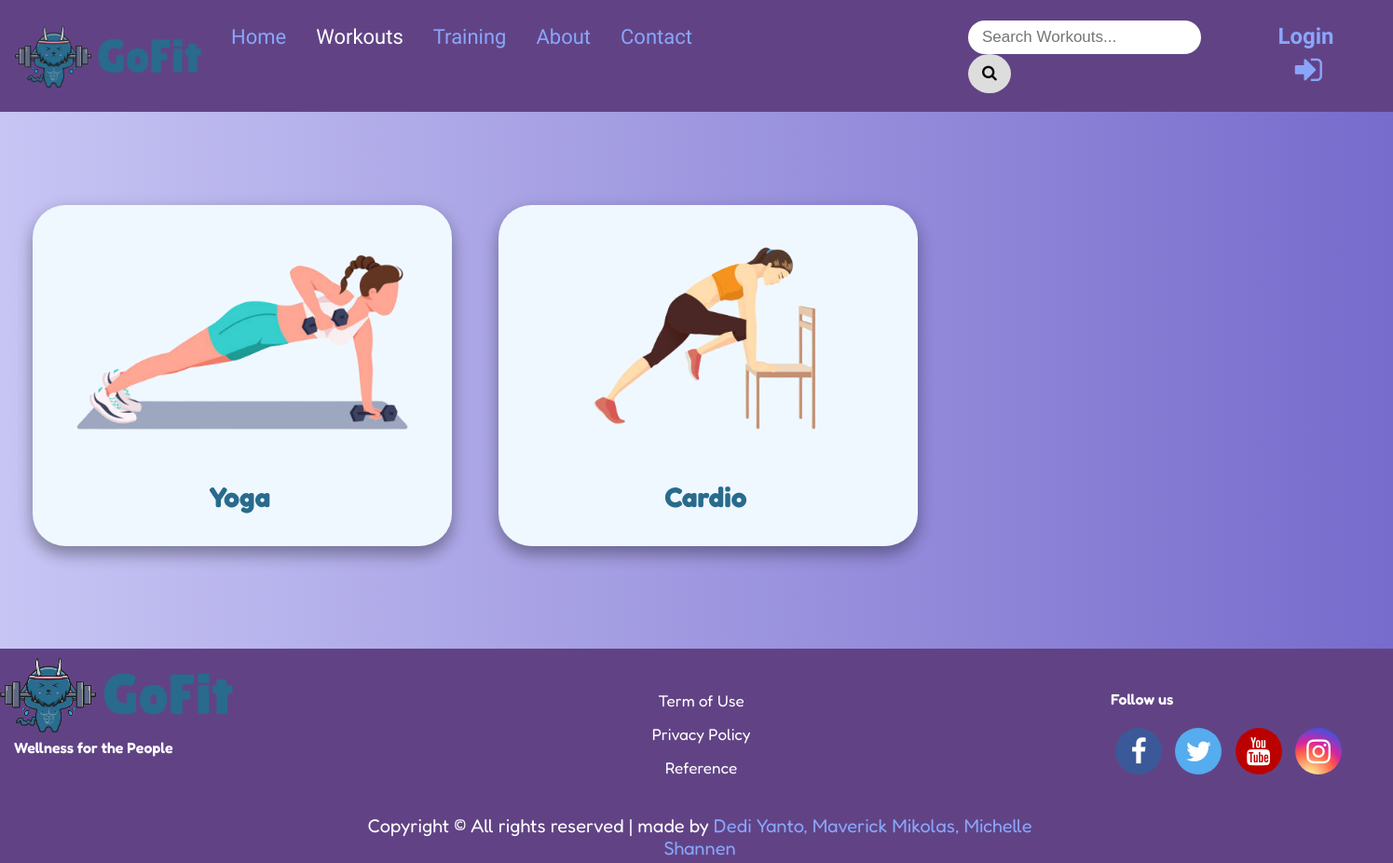
Page /kategoriWorkout.php on the earlier database version.
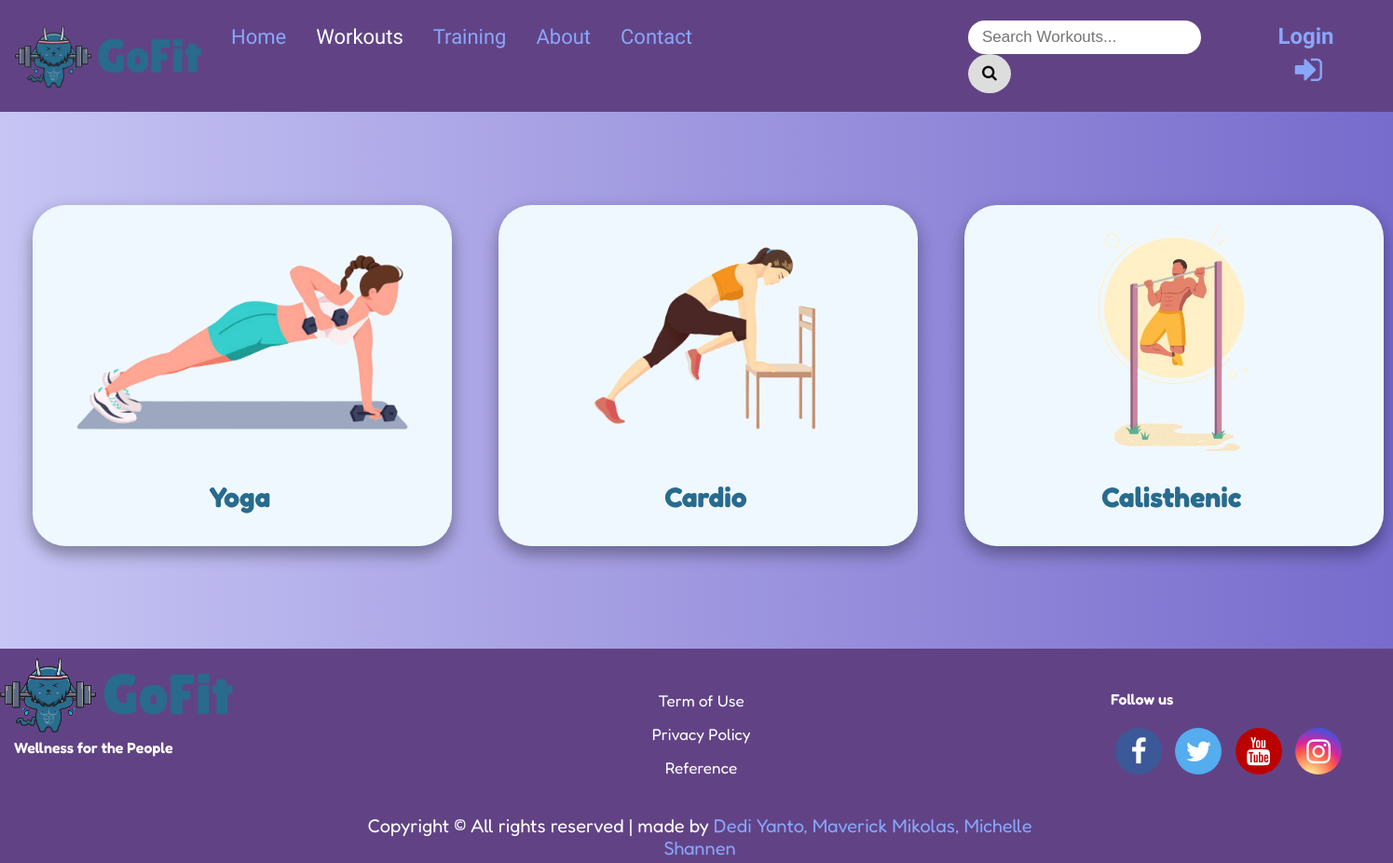
Same page on the later database version.
### tables this page shows
CREATE TABLE `ketegori` (
  `idKategori` int(11) NOT NULL,
  `namaKategori` varchar(50) NOT NULL,
  `deskripsiKategori` longtext NOT NULL,
  `imgKategori` varchar(150) NOT NULL
);

### kategoriWorkout.php (the view, shortened to what this page needs)
<?php
$servername = "127.0.0.1";
$username = "root";
$password = "";
$databasename = "gofit";
$conn = mysqli_connect($servername, $username, $password, $databasename) or die("Koneksi gagal.");
$sqlquery = "SELECT * FROM ketegori";
$result = mysqli_query($conn, $sqlquery);
?>
<!DOCTYPE html>
<html lang="en">
<head>
    <link rel="stylesheet" href="https://cdnjs.cloudflare.com/ajax/libs/font-awesome/4.7.0/css/font-awesome.min.css">
    <link rel="stylesheet" href="css/style.css?v=<?php echo time(); ?>">
    <link rel="stylesheet" href="css/tombol.css?v=<?php echo time(); ?>">
    <link rel="stylesheet" href="https://cdnjs.cloudflare.com/ajax/libs/font-awesome/4.7.0/css/font-awesome.min.css">
</head>
<?php
if( !isset($_SESSION["login"])){
    ?>
        <body onload="undisplay()">
    <?php
}else{
    ?>
    <body onload ="transform()">
<?php
}
?>
<header class="topnav">
    <a class="logolink"href="index.php"><img class="logoimage"src ="logo/Logo1.png"></a>
    <nav class="header-center">
      <a href="index.php">Home</a>
      <a class="active" href="kategoriWorkout.php">Workouts</a>
      <a href="kategoriTraining.php">Training</a>
      <a href = "#">About</a>
      <a href = "#">Contact</a>
      <div class="search-container">
        <div class="searcing">
          <input type="search" placeholder="Search Workouts...">
          <button type="submit"><i class="fa fa-search"></i></button>
        </div>
      </div>
    </nav>
    <div class="signinout" >
      <a id="signinout" href="adminlogin.php">
        <p id="content-signinout" style="font-size:24px;">
          Login
          <i class="fa fa-sign-in" aria-hidden="true"style="font-size:34px;"></i>
        </p>
      </a>
    </div>
  </header>
    <main>
    <?php
    $counter = 1;
    $opensection = 0;
    ?>
    <?php
    while($row = mysqli_fetch_assoc($result))
    {
        if($opensection == 0){
            echo "<section>";
            $opensection = 1;
        }
    ?>
      <div class = "menu-card">
        <a href="detailWorkout.php?id=<?php echo $row['idKategori'];?>">
          <img src="<?php echo $row['imgKategori']?>" alt="">
          <h1 class = "menu-title"> <?php echo $row['namaKategori'];?></h1>
        </a>
      </div>
        <?php
      if($counter == 3){
            echo "</section>";
            $counter = 1;
            $opensection = 0;
        }else {
            $counter += 1;
        }
        ?>
    <?php
    }
    ?>
    </main>
    <footer>
        <div class="logo">
            <img src="logo/Logo1.png" alt="">
            <p>Wellness for the People</p>
        </div>
        <div class="term">
            <a href="#"><span>Term of Use</span></a>
            <br>
            <a href="#"><span>Privacy Policy</span></a>
            <br>
            <a href="#"><span>Reference</span></a>
            <br>
        </div>
        <div class="footermedia">
            <p>Follow us</p>
            <a href="#" class="fa fa-facebook fa-2x"></a>
            <a href="#" class="fa fa-twitter fa-2x"></a>
            <a href="#" class="fa fa-youtube fa-2x"></a>
            <a href="#" class="fa fa-instagram fa-2x"></a>
        </div>
        <div class="copyright">
            <span>Copyright &copy; All rights reserved | made by </span>
            <span>Dedi Yanto, Maverick Mikolas, Michelle Shannen </span>
        </div>
    </footer>
</body>
</html>

Differences in the rows shown:
added ketegori: imgKategori (picture), namaKategori "Calisthenic"
